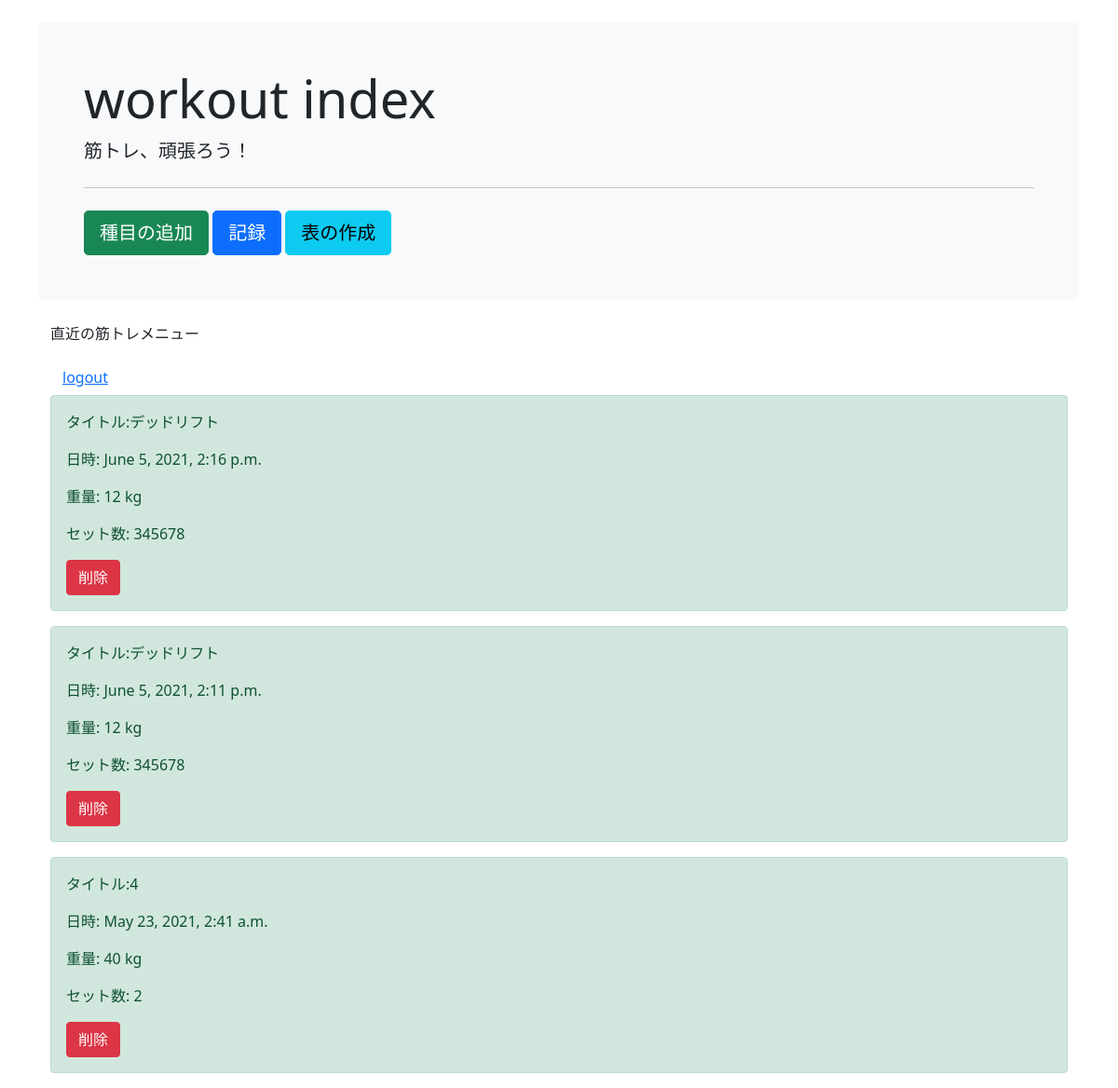
The page /workout/index/ (signed in) on the database its author committed.
### workoutapp/models.py (models this page shows, shortened)
class Content(models.Model):
    event = models.CharField(max_length=50, null=True)
    weight = models.IntegerField(null=True, default=0)
    set_number = models.IntegerField(null=True, default=0)
    training_date = models.DateTimeField(auto_now_add=True)

### workoutapp/views.py (the view)
# urls.py: path('index/', views.index, name='index'),
@login_required
def index(request):
    if request.POST.get("input")=="1":
       a = request.POST.get("delete_pk")
       print(a)
       object_list = Content.objects.filter(id = request.POST.get("delete_pk")).delete()
       object_list = Content.objects.order_by('-training_date')[:10]
       return render(request, 'index.html', {'object_list':object_list})
    object_list = Content.objects.order_by('-training_date')[:10]
    return render(request, 'index.html', {'object_list':object_list})

### templates/index.html (shortened to what this page needs)
{% extends 'base.html' %}
  {% block header %}
  <div class="container">
    <div class="bg-light p-3 p-sm-5 my-4 rounded">
      <h1 class="display-4">workout index</h1>
      <p class="lead">筋トレ、頑張ろう！</p>
      <hr class="my-4">
      <a class="btn btn-success btn-lg" href="{% url 'newevent' %}" role="button">種目の追加</a>
      <a class="btn btn-primary btn-lg" href="{% url 'record' %}" role="button">記録</a>
      <a class="btn btn-info btn-lg" href="{% url 'table' %}" role="button">表の作成</a>
  </div>
  {% endblock header %}
  {% block content %}
  <div class="container">
    <p>直近の筋トレメニュー</p>
    <a class="btn btn-link" href="{% url 'logout' %}" role="button">logout</a>
    {% for item in object_list %}
    <div class="alert alert-success" role="alert">
        <p>タイトル:{{ item.event }}</p>
        <p>日時: {{ item.training_date }}</p>
        <p>重量: {{ item.weight }} kg</p>
        <p>セット数: {{ item.set_number }}</p>
        <form method="POST" action="{% url 'index' %}" enctype="multipart/form-data">
        <div class="col-12">
          <button class="btn btn-danger" type="submit">削除</button>
        </div>
        </form>
    </div>
    {% endfor %}
  </div>
  {% endblock content %}

### templates/base.html (shortened to what this page needs)
<!doctype html>
<html lang="en">
  <head>
    <link href="https://cdn.jsdelivr.net/npm/bootstrap@5.0.0-beta1/dist/css/bootstrap.min.css" rel="stylesheet">
  </head>
  <body>
    {% block header %}
    {% endblock header %}
    {% block content %}
    {% endblock content %}
  </body>
</html>

### rows shown on the page
Content: event "デッドリフト", training_date "June 5, 2021, 2:16 p.m.", weight "12", set_number "345678"
Content: event "デッドリフト", training_date "June 5, 2021, 2:11 p.m.", weight "12", set_number "345678"
Content: event "4", training_date "May 23, 2021, 2:41 a.m.", weight "40", set_number "2"
